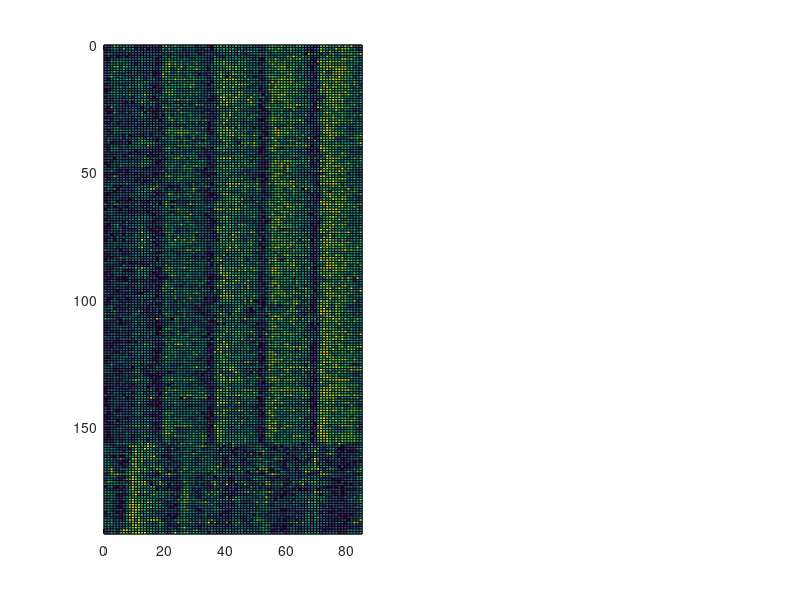

Write MATLAB code to recreate this figure. (Note: this script raises an error after producing the figure.)

clear;
close all
clc;





load('Response_anovan_data.mat')


% Inc_Dec = [Inc_spike_end;Dec_spike_end];
% % Inc_Dec = [Dec_spike_end;Inc_spike_end];
% figure;
% pcolor(Inc_Dec(end:-1:1,:))
% % figure;
% % imagesc(Inc_Dec)
% 
% 
% P_Inc_Dec = [Inc_P;Dec_P];
% 
% % P_Inc_Dec = [Inc_P;Dec_P(end:-1:1,:)];
% P_Inc_Dec_log10 =-log10(P_Inc_Dec)
% 
% 
% figure1 = figure;
% axes1 = axes('Parent',figure1);
% imagesc(temp_time,1:size(P_Inc_Dec_log10,1),P_Inc_Dec_log10)
% set(axes1,'CLim',[0 3],'Layer','top');
% colorbar(axes1);
% 
% 
% % figure2 = figure;
% % axes2= axes('Parent',figure2);
% % pcolor(temp_time,1:size(P_Inc_Dec_log10,1),P_Inc_Dec_log10(end:-1:1,:))
% % set(axes2,'CLim',[0 3],'Layer','top');
% % colorbar(axes2);






Z = [Inc_spike_end;Inc_spike_end(end,:);Dec_spike_end]; 


[m,n] = size(Z);
% figure('Color','w');
% figure1 = figure('Color',[1 1 1]);


figure1 = figure('Color',[1 1 1],...
    'OuterPosition',[482.333333333333 671 1668.66666666667 740]);
subplot(1,2,1)

% ——— pcolor———
[X,Y] = meshgrid(0:n,0:m);
Zp = [Z, Z(:,end); Z(end,:), Z(end,end)];   

h = pcolor(X,Y,Zp);
% shading flat                          
axis tight ij                        
colormap(parula); colorbar
% set(h,'EdgeColor','none');            
set(h,'EdgeAlpha','0.1');            


colCuts = [17 34 51 68];   
rowCuts = [156]; 

hold on
for x = colCuts
    plot([x x],[0 m],'w','LineWidth',2);   
end
for y = rowCuts
    plot([0 n],[y y],'w','LineWidth',3);   
end


plot([0 n n 0 0],[0 0 m m 0],'w','LineWidth',1,'Color',[0 0 0]);
% plot([0 n n 0 0],[0 0 m m 0],'w');

xticks([9 26 43 60 77]); 


xticklabels({'1', '2', '3', '4', '5'})

xlabel('Sample numerosity');
ylabel('Neuron #');
% pause(0.5)

P_Inc_Dec = [Inc_P;Inc_P(end,:);Dec_P];

P_Inc_Dec_log10 =-log10(P_Inc_Dec)

Z = P_Inc_Dec_log10;

[m,n] = size(Z);



subplot2 = subplot(1,2,2,'Parent',figure1);
hold(subplot2,'on');


% ——— pcolor———
[X,Y] = meshgrid(0:n,0:m);
Zp = [Z, Z(:,end); Z(end,:), Z(end,end)];   

% h = pcolor(X,Y,Zp);

h = pcolor([temp_time temp_time(1,end)],[1:size(Zp,1)]-1,Zp)

% shading flat                          
axis tight ij                          
colormap(parula); colorbar
% pause(0.5)
colormap(subplot2, "hot");

% set(h,'EdgeColor','none');            
set(h,'EdgeAlpha','0.1');  

xticks([0 0.8]); 


xticklabels({'0', '0.8'})

xlabel('Time (s)');



set(subplot2,'CLim',[0 3]);



cb = colorbar(subplot2);          
cb.Direction = 'reverse';         
cb.Ticks = 0:1:3;                  
cb.TickLabels = {'10^0','10^{-1}','10^{-2}','10^{-3}'};
cb.TickLabelInterpreter = 'tex';  
cb.Label.String = 'p-value';



colCuts = [0 0.8];    
% % rowCuts = [155];  

hold on
for x = colCuts
    plot([x x],[0 m],'w','LineWidth',2);  
end
for y = rowCuts
    plot([temp_time(1,1) temp_time(1,end)],[y y],'w','LineWidth',3);   
end


% plot([0 temp_time(1,end) temp_time(1,end) 0 0],[0 0 m m 0],'w','LineWidth',1,'Color',[0 0 0]);
% plot([0 n n 0 0],[0 0 m m 0],'w');



% axL = ax1;          
% axR = subplot2;      
% 

% linkaxes([axL, axR], 'y');
% 

% z = zoom(figure1);      z.Motion = 'vertical';   
% p = pan(figure1);       p.Motion = 'vertical';   
% 
